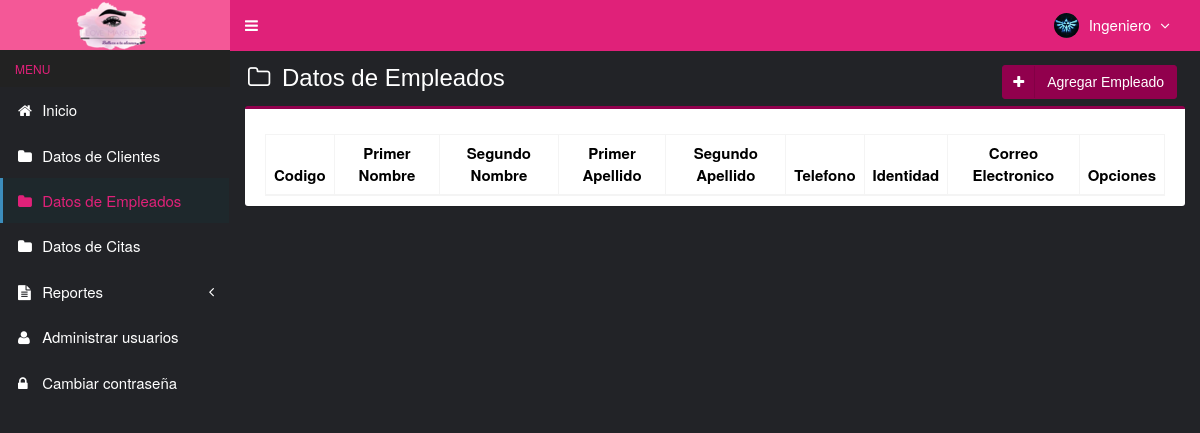
The app's page /main.php?module=mod_empleados (signed in), older data.
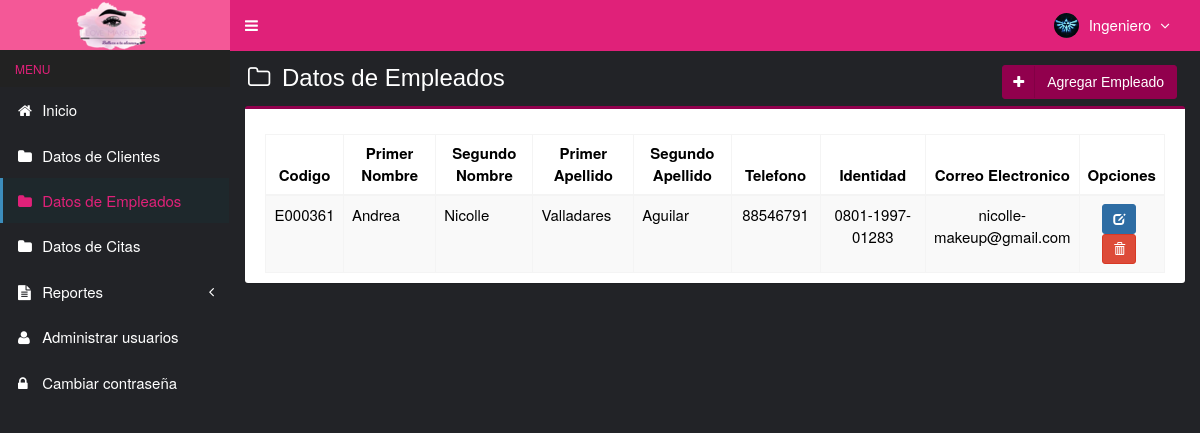
The same page, newer data.
### tables this page shows
CREATE TABLE `empleados` (
  `codigo_empleado` varchar(7) NOT NULL,
  `primerNombre_e` varchar(50) NOT NULL,
  `segundoNombre_e` varchar(50) NOT NULL,
  `primerApellido_e` varchar(50) NOT NULL,
  `segundoApellido_e` varchar(50) NOT NULL,
  `telefono_e` int(8) NOT NULL,
  `identidad` varchar(15) NOT NULL,
  `email` varchar(50) NOT NULL,
  `created_user` int(3) NOT NULL,
  `created_date` timestamp NOT NULL DEFAULT CURRENT_TIMESTAMP,
  `updated_user` int(3) NOT NULL,
  `updated_date` timestamp NOT NULL DEFAULT CURRENT_TIMESTAMP ON UPDATE CURRENT_TIMESTAMP
);

### modulos/mod_empleados/view.php (the view, shortened to what this page needs)
<section class="content-header">
  <h1 style="color:white;">
    <i class="fa fa-folder-o icon-title" style="color:white;"></i> Datos de Empleados
    <a class="btn btn-purple btn-social pull-right" href="?module=form_mod_empleados&form=add" title="agregar" data-toggle="tooltip" style="color:white;">
      <i class="fa fa-plus"></i> Agregar Empleado
    </a>
  </h1>
</section>
<section class="content">
  <div class="row">
    <div class="col-md-12">
      <div class="box box-primary">
        <div class="box-body">
          <table id="dataTables1" class="table table-bordered table-striped table-hover">
            <thead>
              <tr>
                <th class="center">Codigo</th>
                <th class="center">Primer Nombre</th>
                <th class="center">Segundo Nombre</th>
                <th class="center">Primer Apellido</th>
                <th class="center">Segundo Apellido</th>
                <th class="center">Telefono</th>
                <th class="center">Identidad</th>
                <th class="center">Correo Electronico</th>
                <th class="center">Opciones</th>
              </tr>
            </thead>
            <tbody>
            <?php
            $query = mysqli_query($mysqli, "SELECT codigo_empleado,primerNombre_e,segundoNombre_e,primerApellido_e,segundoApellido_e,telefono_e,identidad,email FROM empleados ORDER BY codigo_empleado DESC")
                                            or die('error: '.mysqli_error($mysqli));
            while ($data = mysqli_fetch_assoc($query)) {
              echo "<tr>
                      <td width='80' class='center'>$data[codigo_empleado]</td>
                      <td width='130'>$data[primerNombre_e]</td>
                      <td width='130'>$data[segundoNombre_e]</td>
                      <td width='130'>$data[primerApellido_e]</td>
                      <td width='130'>$data[segundoApellido_e]</td>
                      <td width='100' class='center'>$data[telefono_e]</td>
                      <td width='150' class='center'>$data[identidad]</td>
                      <td width='100' class='center'>$data[email]</td>
                      <td class='center' width='80'>
                        <div>
                          <a data-toggle='tooltip' data-placement='top' title='modificar' style='margin-right:5px' class='btn btn-primary btn-sm' href='?module=form_mod_empleados&form=edit&id=$data[codigo_empleado]'>
                              <i style='color:#fff' class='glyphicon glyphicon-edit'></i>
                          </a>";
            ?>
                          <a data-toggle="tooltip" data-placement="top" title="Eliminar" style="margin-right:5px" class="btn btn-danger btn-sm" href="modulos/mod_empleados/proses.php?act=delete&id=<?php echo $data['codigo_empleado'];?>" onclick="return confirm('esta seguro de eliminar a<?php echo $data['primerNombre_e']; ?> ?');">
                              <i style="color:#fff" class="glyphicon glyphicon-trash"></i>
                          </a>
            <?php
              echo "    </div>
                      </td>
                    </tr>";
            }
            ?>
            </tbody>
          </table>
        </div>
      </div>
    </div>
  </div>
</section><!-- /.content

Row changes from the older to the newer data that the page shows:
added empleados: codigo_empleado "E000361", primerNombre_e "Andrea", segundoNombre_e "Nicolle", primerApellido_e "Valladares", segundoApellido_e "Aguilar", telefono_e "88546791", identidad "0801-1997-01283", email "nicolle-makeup@gmail.com"
